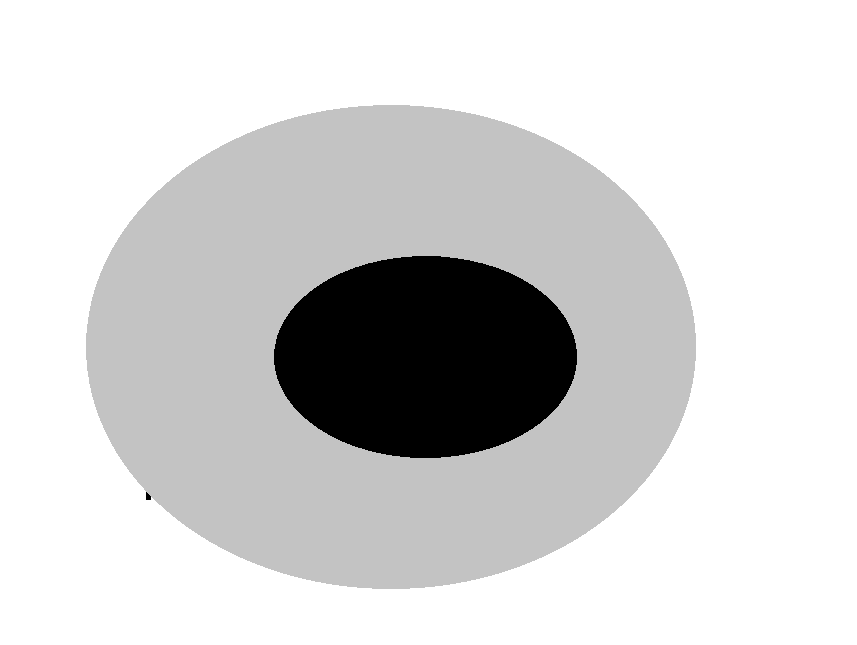
#> input picture data_examples/test.bmp, 857 x 645 px, found by its file name
$ python cross-section.py
#> lines starting #> are read from the running program, lines starting #| are printed output that depends on the picture; after the words box and inside, x2 and y2 are one past the last pixel; in counts of white or black regions, pixels touching at a corner belong together
# Example usage:
# Assuming you have a grayscale image stored in a numpy array called 'image'
# and you want to plot a cross-sections


import numpy as np
import matplotlib.pyplot as plt
import cv2 as cv


# Read your image here and store it in the 'image' variable
# Specify the path to the image file on your C drive
image_path = r'C:\Job\img_proc_tools\data_examples\test.bmp'

# Open the image using openCV and Convert to grayscale

image_gray= cv.imread(image_path, cv.IMREAD_GRAYSCALE)
#> image_gray is the input picture: shape (645, 857); min 0, max 255, mean 212.9

# Convert the grayscale image to a NumPy array
image_array = np.array(image_gray)

# Create global variables for the initial coordinates and cross-section lines
initial_y = image_array.shape[0] // 2
#> initial_y = 322
initial_x = image_array.shape[1] // 2
#> initial_x = 428
cross_section_horizontal = image_array[initial_y, :]
#> cross_section_horizontal = 857 values, max 255 at index 0, min 0 at index 283, mean 147.7
cross_section_vertical = image_array[:, initial_x]
#> cross_section_vertical = 645 values, max 255 at index 0, min 0 at index 256, mean 149.3

# Create a figure and axes with subplots
fig, ((ax1, ax2), (ax3, _)) = plt.subplots(2, 2, figsize=(9, 9))

# Function to update the cross-sections
def update_cross_sections(y, x):
    global initial_y, initial_x, cross_section_horizontal, cross_section_vertical
    initial_y = y
    initial_x = x
    cross_section_horizontal = image_array[y, :]
    cross_section_vertical = image_array[:, x]
    ax1.lines[0].set_ydata(y)
    ax1.lines[1].set_xdata(x)
    ax2.lines[0].set_ydata(cross_section_horizontal)
    ax3.lines[0].set_ydata(cross_section_vertical)
    fig.canvas.draw()

# Function to handle keyboard events
def on_key(event):
    if event.key == 'up':
        new_y = max(0, initial_y - 10)
        update_cross_sections(new_y, initial_x)
    elif event.key == 'down':
        new_y = min(image_array.shape[0] - 1, initial_y + 10)
        update_cross_sections(new_y, initial_x)
    elif event.key == 'left':
        new_x = max(0, initial_x - 10)
        update_cross_sections(initial_y, new_x)
    elif event.key == 'right':
        new_x = min(image_array.shape[1] - 1, initial_x + 10)
        update_cross_sections(initial_y, new_x)

# Connect the keyboard event handler
fig.canvas.mpl_connect('key_press_event', on_key)

# Plot the original image on the left subplot
ax1.imshow(image_gray, cmap='gray')
ax1.axhline(initial_y, color='red', linestyle='--')
ax1.axvline(initial_x, color='blue', linestyle='--')
ax1.set_title('Original Image with Cross-Section Lines')

# Plot the initial horizontal cross-section on the top-right subplot
line1, = ax1.plot([0], [initial_y], color='red', linestyle='--')
line2, = ax2.plot(cross_section_horizontal)
ax2.set_xlabel('Pixel Index')
ax2.set_ylabel('Intensity')
ax2.set_title('Horizontal Cross-Section')

# Plot the initial vertical cross-section on the bottom-left subplot
line3, = ax1.plot([initial_x], [0], color='blue', linestyle='--')
line4, = ax3.plot(cross_section_vertical)
ax3.set_xlabel('Pixel Index')
ax3.set_ylabel('Intensity')
ax3.set_title('Vertical Cross-Section')

# Adjust the spacing between subplots
plt.tight_layout()

# Show the plot
plt.show()
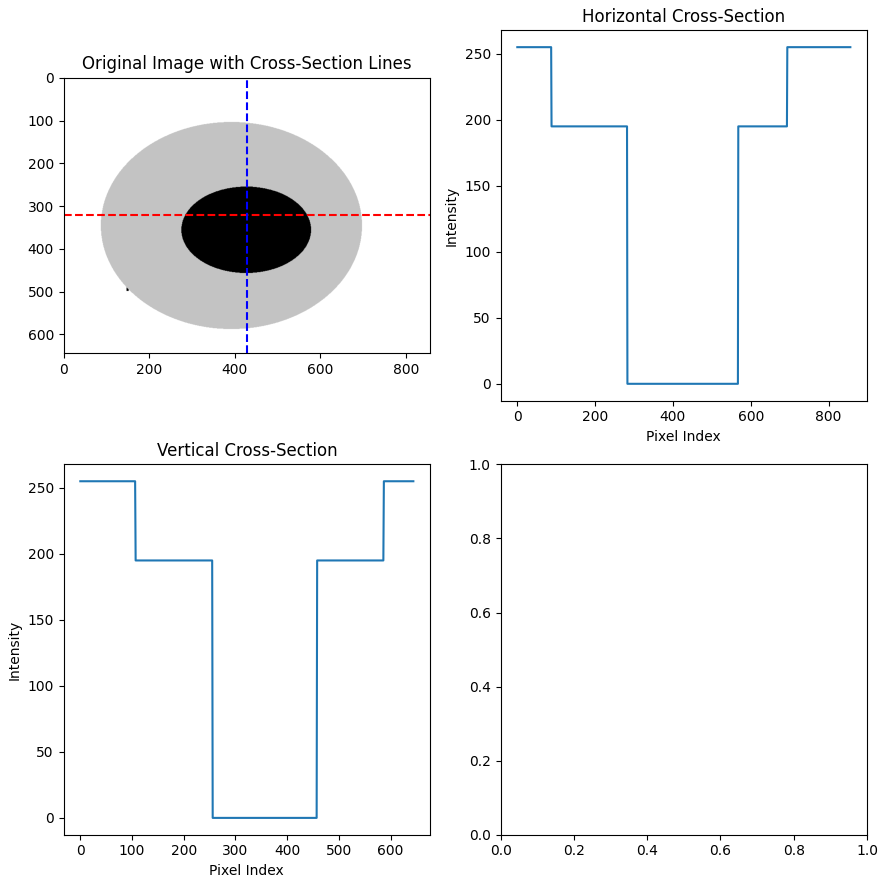
#> figure drawn by matplotlib, 3 panels; panel 2: curve peaks at x = 0, y = 255; panel 3: curve peaks at x = 0, y = 255

$ run again, with data_examples/MTF.png saved as data_examples/test.bmp
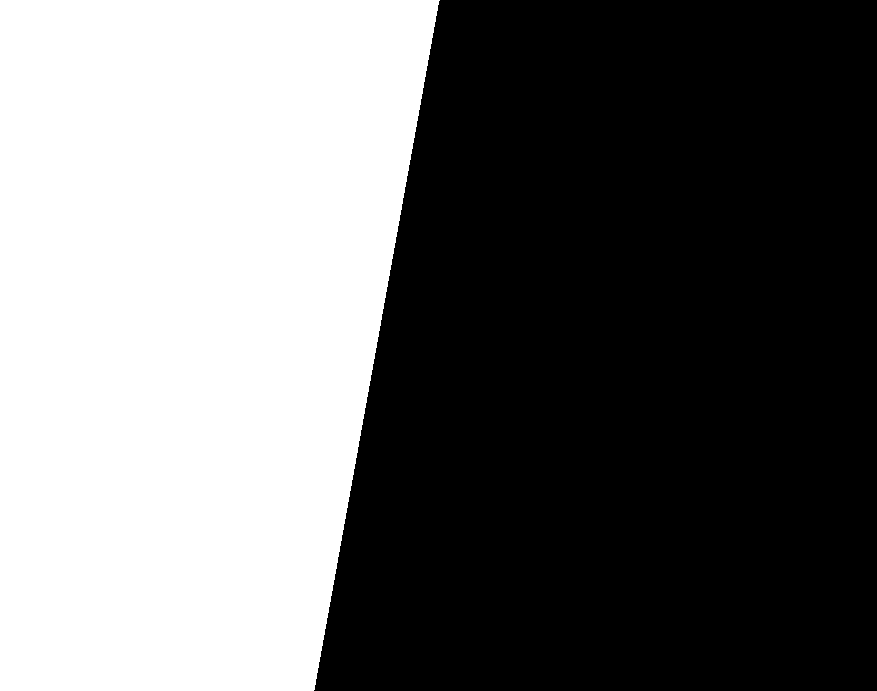
#> input picture data_examples/MTF.png, 877 x 691 px, found by its file name
#> image_gray: shape (691, 877); 43% white; 1 white region, box (x1, y1, x2, y2) and area: (0, 0, 440, 691) 260424
#> cross_section_horizontal = 877 values, max 255 at index 0, min 0 at index 377, mean 109.6
#> cross_section_vertical = 691 values, max 255 at index 0, min 0 at index 5, mean 1.85
#> `plt.show()`:
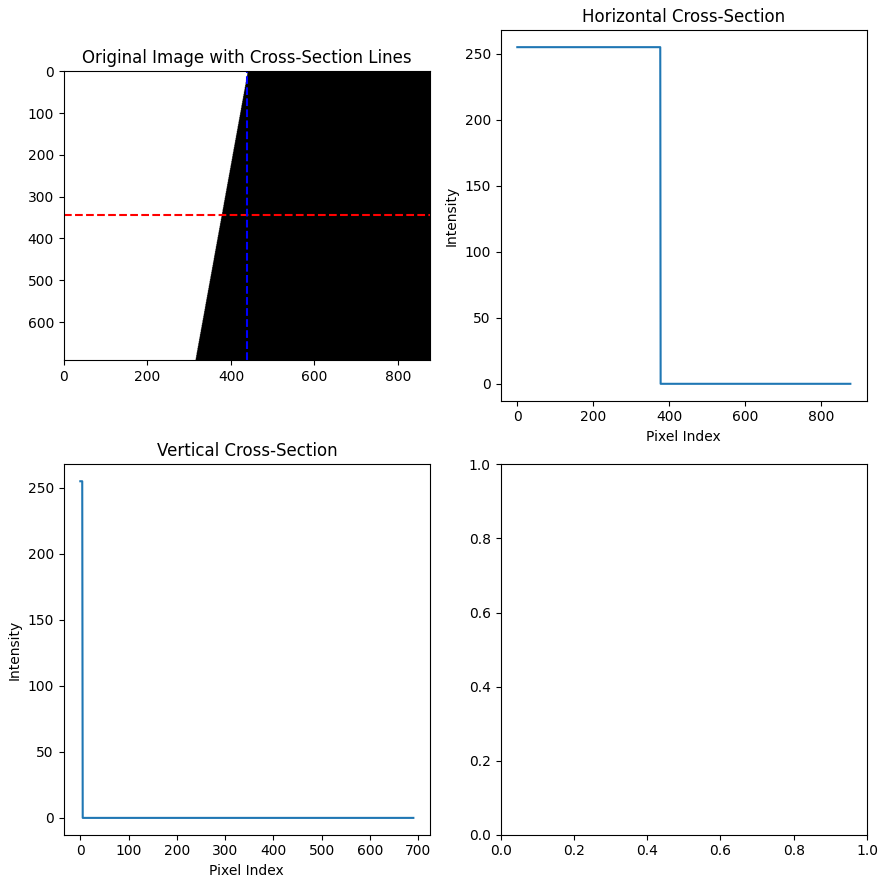
#> figure drawn by matplotlib, 3 panels; panel 2: curve peaks at x = 0, y = 255; panel 3: curve peaks at x = 0, y = 255
